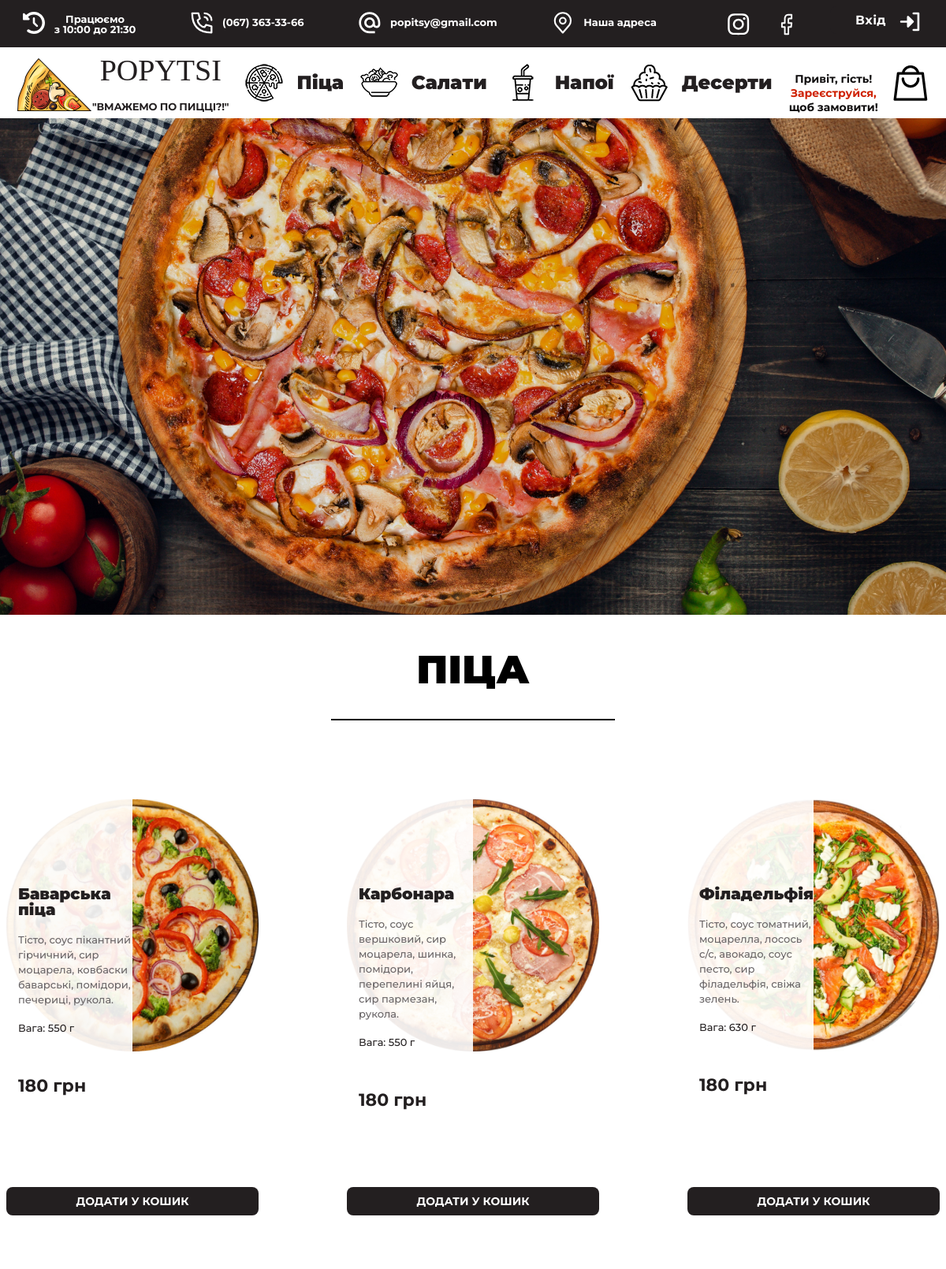
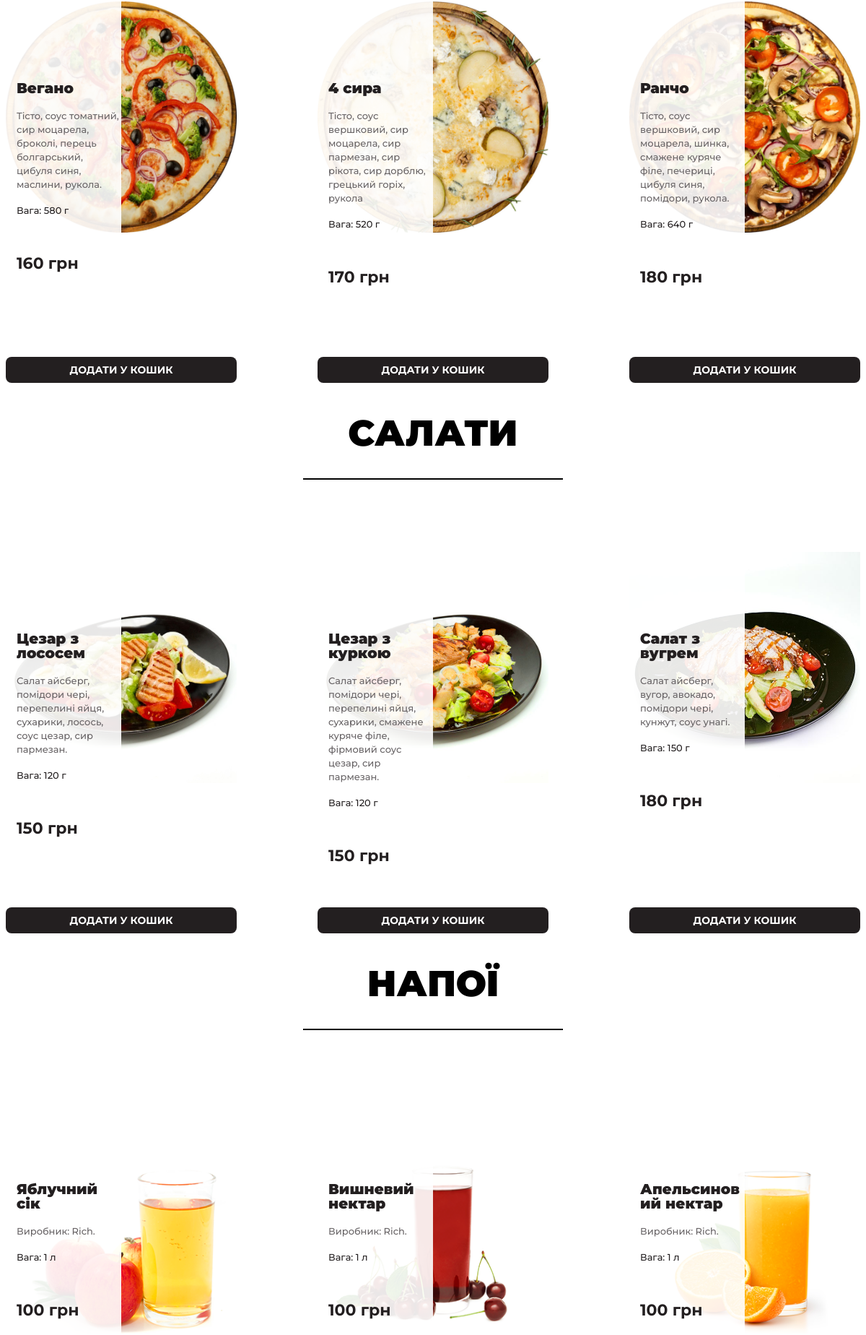
The page / (upper part) on the database its author committed (2 pictures, top to bottom).
### tables this page shows
CREATE TABLE `catalogs` (
  `id` int(11) NOT NULL,
  `id_composition` int(11) NOT NULL,
  `id_category` int(11) NOT NULL,
  `price` float NOT NULL,
  `amount_catalog` float NOT NULL,
  `imagename` varchar(255) NOT NULL,
  `comments` varchar(255) NOT NULL
);

CREATE TABLE `composition` (
  `id` int(11) NOT NULL,
  `composition` varchar(255) NOT NULL
);

### index.php (the view, shortened to what this page needs)
<?php
require($_SERVER['DOCUMENT_ROOT'] . "/partials/header.php");
require($_SERVER['DOCUMENT_ROOT'] . "/partials/header-top.php");
require($_SERVER['DOCUMENT_ROOT'] . "/partials/header-menu.php");
?>
<section class="promo">
</section>
<section id="piza" class="offers">
    <div  class="container">
        <div class="title">
            <h3 >ПІЦА</h3>
            <div class="underline"> </div>
        </div>
        <div class="offers-container">
            <?php
            $catalogs = mysqli_query($connect, "SELECT catalogs.id, composition, category, price, amount_catalog, imagename, comments FROM (catalogs JOIN category ON id_category = category.id) JOIN composition ON id_composition = composition.id WHERE id_category = 1;");
            $catalogs = mysqli_fetch_all($catalogs);
            foreach ($catalogs as $catalogs) {
                ?>
                <div class="card">
                <div class="card-container">
                    <div class="card-description">
                        <h4 class="card-title"><?= $catalogs[1] ?></h4>
                        <p class="card-subtitle"> <?=$catalogs[6] ?> </p>
                        <p class="card-weight">Вага: <?= $catalogs[4] ?> г</p>
                        <p class="card-price"><?= $catalogs[3] ?> грн</p>
                    </div>
                </div>
                <img class="card-image" src="/assets/img/products/<?= $catalogs[5] ?>" >
                <div class="add-cart">
                    <a class="btn-title" href="/cart/vendor/add_to_card.php?&action=add&id=<?= $catalogs[0] ?>">Додати у кошик</a>
                </div>
            </div>
            <?php
                        }
                    ?>
        </div>
    </div>
</section>
<section class="offers" id="salads">
    <div class="container">
        <div class="title">
            <h3>САЛАТИ</h3>
            <div class="underline"> </div>
        </div>
        <div class="offers-container">
            <?php
            $catalogs = mysqli_query($connect, "SELECT catalogs.id, composition, category, price, amount_catalog, imagename, comments FROM (catalogs JOIN category ON id_category = category.id) JOIN composition ON id_composition = composition.id WHERE id_category = 4;");
            $catalogs = mysqli_fetch_all($catalogs);
            foreach ($catalogs as $catalogs) {
                ?>
                <div class="card">
                <div class="card-container">
                    <div class="card-description">
                        <h4 class="card-title"><?= $catalogs[1] ?></h4>
                        <p class="card-subtitle"> <?=$catalogs[6] ?> </p>
                        <p class="card-weight">Вага: <?= $catalogs[4] ?> г</p>
                        <p class="card-price"><?= $catalogs[3] ?> грн</p>
                    </div>
                </div>
                <img class="card-image" src="/assets/img/products/<?= $catalogs[5] ?>" >
                <div class="add-cart">
                    <a class="btn-title" href="/cart/vendor/add_to_card.php?&action=add&id=<?= $catalogs[0] ?>">Додати у кошик</a>
                </div>
            </div>
            <?php
                        }
                    ?>
        </div>
    </div>
</section>
<section class="offers" id="potables">
    <div class="container">
        <div class="title">
            <h3>НАПОЇ</h3>
            <div class="underline"> </div>
        </div>
        <div class="offers-container">
            <?php
            $catalogs = mysqli_query($connect, "SELECT catalogs.id, composition, category, price, amount_catalog, imagename, comments FROM (catalogs JOIN category ON id_category = category.id) JOIN composition ON id_composition = composition.id WHERE id_category = 2;");
            $catalogs = mysqli_fetch_all($catalogs);
            foreach ($catalogs as $catalogs) {
                ?>
                <div class="card">
                <div class="card-container">
                    <div class="card-description">
                        <h4 class="card-title"><?= $catalogs[1] ?></h4>
                        <p class="card-subtitle"> <?=$catalogs[6] ?> </p>
                        <p class="card-weight">Вага: <?= $catalogs[4] ?> л</p>
                        <p class="card-price"><?= $catalogs[3] ?> грн</p>
                    </div>
                </div>
                <img class="card-image" src="/assets/img/products/<?= $catalogs[5] ?>" >
            </div>
            <?php
                        }
                    ?>
        </div>
    </div>
</section>
<?php
require($_SERVER['DOCUMENT_ROOT'] . "/partials/footer.php");
?>

### partials/header.php (shortened to what this page needs)
<!DOCTYPE html>
<html lang="ua">
<head>
    <link rel="stylesheet" href="/assets/css/modal.css">
    <link rel="stylesheet" href="../assets/css/main.css">
</head>
<body>

### partials/header-top.php (shortened to what this page needs)
<nav>
<div class="container">
    <ul class="menu">
        <li class="menu__item shedule">
            <img src="/assets/icons/clock.svg" alt="clock">
            <p>Працюємо <br>
                з 10:00 до 21:30</p>
        </li>
        <li class="menu__item">
            <img src="/assets/icons/phone.svg" alt="phone">
            <a href="tel:380673633366" class="menu__link">(067) 363-33-66</a>
        </li>
        <li class="menu__item">
            <img src="/assets/icons/email.svg" alt="mail">
            <a href="mailto:popitsy@gmail.com" class="menu__link">popitsy@gmail.com</a>
        </li>
        <li class="menu__item">
            <img src="/assets/icons/place.svg" alt="placeholder">
            <a href="#" class="menu__link">Наша адреса</a>
        </li>
        <li class="menu__item menu__social">
            <a href="#2" class="menu__link"><img src="/assets/icons/insta.svg" alt="instagram link"></a>
            <a href="#1" class="menu__link"><img src="/assets/icons/facebook.svg" alt="facebook link"></a>
        </li>
        <li>
            <?php
            if(isset($_SESSION["user_id"]) && $_SESSION["user_id"] != null) {
            ?>
            <button class="btnLog-in-out" onclick="window.location.href='/modal/logout.php'">Вихід <i class="icon-sign-out"></i></button>
            <?php }
            else {
            ?>
            <button class="btnLog-in-out" onclick="document.getElementById('modalWindowLogin').style.display='block'">Вхід <i class="icon-sign-in"></i></button>
            <?php
            }
            ?>
        </li>
    </ul>
</div>
</nav>

### partials/header-menu.php
<div class="subheader">
    <div class="subheader__container">
        <div class="products">
            <div class="subheader__logo">
                <a href="/">
                    <img src="/assets/icons/logo.png" alt="">
                    <p>POPYTSI
                        <br><span> "Вмажемо по пицці?!"</span>
                    </p>
                </a>
            </div>
            <div class="food-piza">
                <a href="#piza">
                    <div class="food-img-piza"></div>
                    <div class="food-title">Піца </div>
                </a>
            </div>
            <div class="food-salads">
                <a href="#salads">
                    <div class="food-img-salads"></div>
                    <div class="food-title">Салати</div>
                </a>
            </div>
            <div class="food-potables">
                <a href="#potables">
                    <div class="food-img-potables"></div>
                    <div class="food-title">Напої</div>
                </a>
            </div>
            <div class="food-deserts">
                <a href="#deserts">
                    <div class="food-img-deserts"></div>
                    <div class="food-title">Десерти</div>
                </a>
            </div>
            <div class="greeting">
                <div class="greetingInfo">
                    <p>Привіт,
                        <?php
                        if (isset($_SESSION["user_id"]) && $_SESSION["user_id"] != null) {
                            $sql = "SELECT * FROM users WHERE id =" . $_SESSION["user_id"];
                            $result = mysqli_query($connect, $sql);
                            $user = $result->fetch_assoc();
                        ?>
                            <br><span style="color:#CF2203" class="username"> <?php echo $user["username"] ?> !</span>
                        <?php
                        } else {
                        ?>
                            <span class="username">гість!</span> <br> <span style="color:#CF2203">Зареєструйся,</span><br>щоб замовити!
                        <?php
                        }
                        ?>
                    </p>
                </div>
                <a href="cart/cart.php">
                    <div class="cart-image"></div>
                </a>
        </div>
        </div>
    </div>
</div>

### partials/footer.php (shortened to what this page needs)
</body>
</html>

### assets/css/modal.css (style rules this page uses)
.btnLog-in-out { font-family: 'Montserrat'; font-style: normal; font-weight: 600; font-size: 16px; letter-spacing: 0.02em; background-color: #231F20; color: #FFFFFF; padding: 0.5em 2em; margin: 0.5em auto; border: none; border-radius: 0.5em; box-sizing: border-box; box-shadow: none; text-decoration: none; text-align: center; cursor: pointer; }
.icon-sign-in { background-image: url("/assets/icons/sign-in.svg"); width: 28px; padding-left: 28px; padding-top: 4px; padding-bottom: 10px; background-repeat: no-repeat; color: #FFFFFF; margin-left: 1em; }

### assets/css/zerostyle.css (style rules this page uses)
* { padding: 0; margin: 0; border: 0; font-family: 'Montserrat'; font-weight: 400; }
*, *:before, *::after { -moz-box-sizing: border-box; -webkit-box-sizing: border-box; box-sizing: border-box; }
nav, footer, header, aside { display: block; }
html, body { height: 100%; width: 100%; font-size: 100%; line-height: 1; font-size: 14px; -ms-text-size-adjust: 100%; -moz-text-size-adjust: 100%; -webkit-text-size-adjust: 100%; color: rgb(0, 0, 0); }
input, button, textarea { font-family: inherit; }
button { cursor: pointer; }
a, a:visited { text-decoration: none; }
ul li { list-style: none; }
img { vertical-align: top; }

### rows shown on the page
catalogs: id_composition.composition "Баварська піца", comments "Тісто, соус пікантний гірчичний, сир моцарела, ковбаски баварські, помідори, печериці, рукола.", amount_catalog "550", price "180", imagename (picture)
catalogs: id_composition.composition "Карбонара", comments "Тісто, соус вершковий, сир моцарела, шинка, помідори, перепелині яйця, сир пармезан, рукола.", amount_catalog "550", price "180", imagename (picture)
catalogs: id_composition.composition "Філадельфія", comments "Тісто, соус томатний, моцарелла, лосось с/с, авокадо, соус песто, сир філадельфія, свіжа зелень.", amount_catalog "630", price "180", imagename (picture)
catalogs: id_composition.composition "Вегано", comments "Тісто, соус томатний, сир моцарела, броколі, перець болгарський, цибуля синя, маслини, рукола.", amount_catalog "580", price "160", imagename (picture)
catalogs: id_composition.composition "4 сира", comments "Тісто, соус вершковий, сир моцарела, сир пармезан, сир рікота, сир дорблю, грецький горіх, рукола", amount_catalog "520", price "170", imagename (picture)
catalogs: id_composition.composition "Ранчо", comments "Тісто, соус вершковий, сир моцарела, шинка, смажене куряче філе, печериці, цибуля синя, помідори, рукола.", amount_catalog "640", price "180", imagename (picture)
catalogs: id_composition.composition "Цезар з лососем", comments "Салат айсберг, помідори чері, перепелині яйця, сухарики, лосось, соус цезар, сир пармезан.", amount_catalog "120", price "150", imagename (picture)
catalogs: id_composition.composition "Цезар з куркою", comments "Салат айсберг, помідори чері, перепелині яйця, сухарики, смажене куряче філе, фірмовий соус цезар, сир пармезан.", amount_catalog "120", price "150", imagename (picture)
catalogs: id_composition.composition "Салат з вугрем", comments "Салат айсберг, вугор, авокадо, помідори чері, кунжут, соус унагі.", amount_catalog "150", price "180", imagename (picture)
catalogs: id_composition.composition "Яблучний сік", comments "Виробник: Rich.", amount_catalog "1", price "100", imagename (picture)
catalogs: id_composition.composition "Вишневий нектар", comments "Виробник: Rich.", amount_catalog "1", price "100", imagename (picture)
catalogs: id_composition.composition "Апельсиновий нектар", comments "Виробник: Rich.", amount_catalog "1", price "100", imagename (picture)
